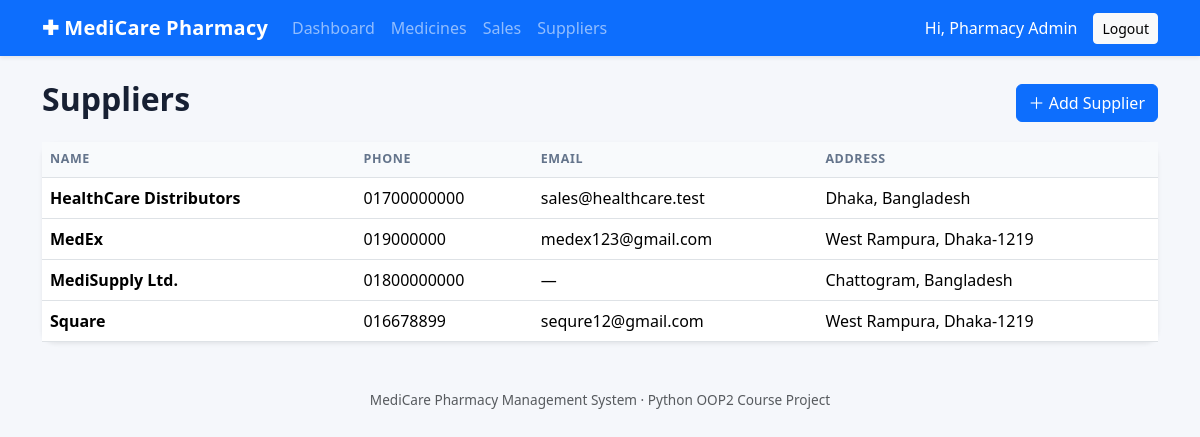
Page /suppliers/ (signed in) on the committed database.
### config/core/models.py (models this page shows, shortened)
class Supplier(models.Model):
    name = models.CharField(max_length=120)
    phone = models.CharField(max_length=30, blank=True)
    email = models.EmailField(blank=True)
    address = models.CharField(max_length=255, blank=True)
    created_at = models.DateTimeField(auto_now_add=True)

### config/core/views.py (the view)
# urls.py: urlpatterns = [path('', views.dashboard, name='dashboard'), path('medicines/', views.medicines, name='medicines'), path('medicines/add/', views.medicine_add, name='medicine_add'), path('medicines/<int
@login_required
def suppliers(request): return render(request,'core/suppliers.html',{'suppliers':Supplier.objects.order_by('name')})

### templates/core/suppliers.html
{% extends 'base.html' %}{% block content %}<div class="d-flex justify-content-between align-items-center mb-3"><h2 class="fw-bold">Suppliers</h2><a class="btn btn-primary" href="{% url 'supplier_add' %}">＋ Add Supplier</a></div><div class="card border-0 shadow-sm"><div class="table-responsive"><table class="table table-hover mb-0"><thead><tr><th>Name</th><th>Phone</th><th>Email</th><th>Address</th></tr></thead><tbody>{% for s in suppliers %}<tr><td><b>{{ s.name }}</b></td><td>{{ s.phone|default:'—' }}</td><td>{{ s.email|default:'—' }}</td><td>{{ s.address|default:'—' }}</td></tr>{% empty %}<tr><td colspan="4" class="text-center py-5 text-muted">No suppliers yet.</td></tr>{% endfor %}</tbody></table></div></div>{% endblock %}

### templates/base.html (shortened to what this page needs)
{% load static %}<!doctype html><html lang="en"><head><link href="https://cdn.jsdelivr.net/npm/bootstrap@5.3.3/dist/css/bootstrap.min.css" rel="stylesheet"><link rel="stylesheet" href="{% static 'css/style.css' %}"></head><body><nav class="navbar navbar-expand-lg navbar-dark bg-primary shadow-sm"><div class="container"><a class="navbar-brand fw-bold" href="{% url 'dashboard' %}">✚ MediCare Pharmacy</a><div id="nav" class="collapse navbar-collapse"><ul class="navbar-nav me-auto"><li class="nav-item"><a class="nav-link" href="{% url 'dashboard' %}">Dashboard</a></li><li class="nav-item"><a class="nav-link" href="{% url 'medicines' %}">Medicines</a></li><li class="nav-item"><a class="nav-link" href="{% url 'sales' %}">Sales</a></li><li class="nav-item"><a class="nav-link" href="{% url 'suppliers' %}">Suppliers</a></li></ul><span class="text-white me-3">Hi, {{ request.user.first_name|default:request.user.username }}</span><form method="post" action="{% url 'logout' %}"><button class="btn btn-light btn-sm">Logout</button></form></div></div></nav><main class="container py-4">{% block content %}{% endblock %}</main><footer class="text-center text-muted py-4">MediCare Pharmacy Management System · Python OOP2 Course Project</footer></body></html>

### static/css/style.css (style rules this page uses)
body { background:#f5f7fb;color:#172033 }
.navbar-brand { letter-spacing:.2px }
.card { border-radius:14px }
.table thead th { font-size:.78rem;text-transform:uppercase;color:#64748b;letter-spacing:.05em;background:#f8fafc }
footer { font-size:.85rem }

### rows in the picture
Supplier: name "HealthCare Distributors", phone "01700000000", email "sales@healthcare.test", address "Dhaka, Bangladesh"
Supplier: name "MedEx", phone "019000000", email "medex123@gmail.com", address "West Rampura, Dhaka-1219"
Supplier: name "MediSupply Ltd.", phone "01800000000", email "—", address "Chattogram, Bangladesh"
Supplier: name "Square", phone "016678899", email "sequre12@gmail.com", address "West Rampura, Dhaka-1219"

### other values in the picture
{{ request.user.first_name|default:request.user.username }} "Pharmacy Admin"
